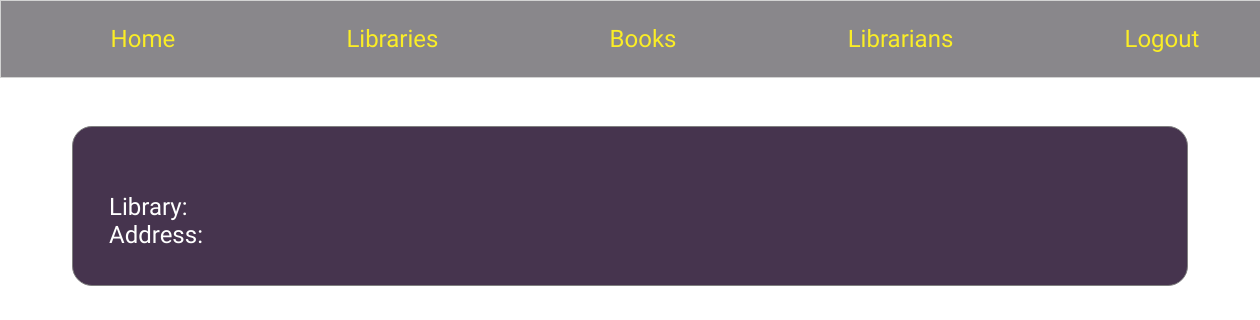
Before: /librarians/2/ (signed in) with the older database file.
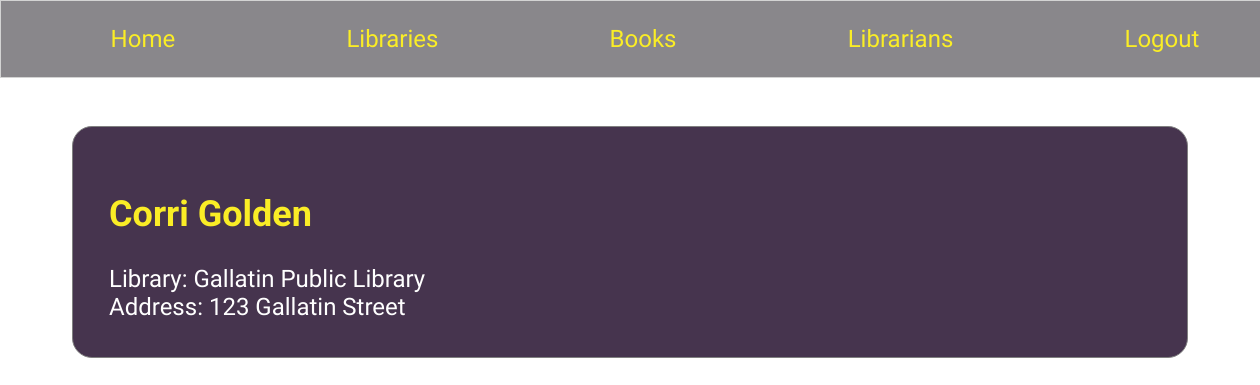
After: the same page with the newer database file.
### libraryapp/models/librarian.py (models this page shows)
class Librarian(models.Model):
    user = models.OneToOneField(User, on_delete=models.CASCADE)
    location = models.ForeignKey(
        Library, related_name="librarians",
        null=True, # Makes column nullable in DB
        blank=True, # Allows blank value on objects
        on_delete=models.CASCADE)

### libraryapp/views/librarians/details.py (the view)
# urls.py: path('librarians/<int:librarian_id>/', librarian_details, name='librarian'),
@login_required
def librarian_details(request, librarian_id):
    if request.method == 'GET':
        librarian = get_librarian(librarian_id)
        template = 'librarians/detail.html'
        context = {
            'librarian': librarian
        }
        return render(request, template, context)

### libraryapp/models/modelfactory.py (called while the page is built)
def model_factory(model_type):
    def create(cursor, row):
        instance = model_type()
        smart_row = sqlite3.Row(cursor, row)
        for col in smart_row.keys():
            setattr(instance, col, smart_row[col])
        return instance
    return create

### libraryapp/views/librarians/details.py (called while the page is built)
def get_librarian(librarian_id):
    with sqlite3.connect(Connection.db_path) as conn:
        conn.row_factory = model_factory(Librarian)
        db_cursor = conn.cursor()
        db_cursor.execute(f"""
        select
        lb.id,
        lb.location_id,
        lb.user_id,
        au.first_name,
        au.last_name,
        au.email,
        l.title,
        l.address
        from libraryapp_librarian lb
        join auth_user au on lb.user_id = au.id
        JOIN libraryapp_library l ON lb.location_id = l.id
        where lb.id = {librarian_id}

        """)
        return db_cursor.fetchone()

### libraryapp/templates/librarians/detail.html
{% extends 'shared/base.html' %}
{% load static %}
{% block css %}
    <link rel="stylesheet" href="{% static 'styles/librarians.css' %}" />
{% endblock %}
{% block content %}
    <section class="librarian-details-container">
    <h1 class="librarian-details-name">{{ librarian.first_name }} {{librarian.last_name}}</h1>
    <div>Library: {{ librarian.title }}</div>
    <div>Address: {{ librarian.address }}</div>
    </section>
{% endblock %}

Changed rows visible on the page:
added Librarian: first_name "Corri", last_name "Golden", title "Gallatin Public Library", address "123 Gallatin Street"
